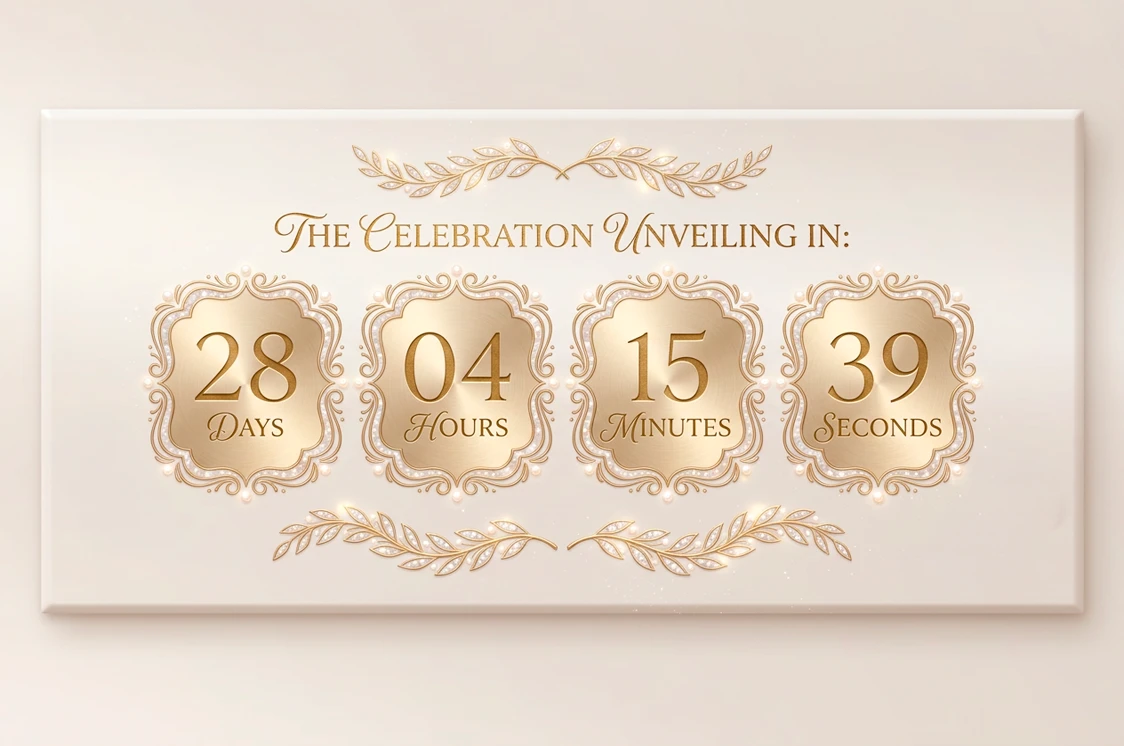
#> input picture design-source/wedding-psd-01/extracted/decor/countdown-timer.webp, 1124 x 746 px, found by its file name
$ python clear_timer_digits.py
#> lines starting #> are read from the running program, lines starting #| are printed output that depends on the picture
"""Clear baked gold digits by filling each plaque's inner oval with sampled metal."""
from __future__ import annotations

from pathlib import Path

from PIL import Image, ImageDraw, ImageFilter

ROOT = Path(__file__).resolve().parents[1]
PUBLIC = Path(r"d:\Projects\Invitation\marasim\public\assets\invitations\psd-wedding-01")


def log(msg: str) -> None:
    print(msg.encode("ascii", "replace").decode(), flush=True)


def sample_ring(img: Image.Image, cx: float, cy: float, rx: float, ry: float) -> tuple[int, int, int]:
    px = img.load()
    w, h = img.size
    acc = [0, 0, 0]
    n = 0
    for y in range(max(0, int(cy - ry * 1.25)), min(h, int(cy + ry * 1.25))):
        for x in range(max(0, int(cx - rx * 1.25)), min(w, int(cx + rx * 1.25))):
            dx = (x - cx) / rx
            dy = (y - cy) / ry
            d = dx * dx + dy * dy
            if 1.05 <= d <= 1.55:
                r, g, b, _a = px[x, y]
                acc[0] += r
                acc[1] += g
                acc[2] += b
                n += 1
    if n == 0:
        return (198, 168, 98)
    return (acc[0] // n, acc[1] // n, acc[2] // n)


def fill_oval(img: Image.Image, cx: float, cy: float, rx: float, ry: float, color: tuple[int, int, int]) -> None:
    overlay = Image.new("RGBA", img.size, (0, 0, 0, 0))
    draw = ImageDraw.Draw(overlay)
    box = [cx - rx, cy - ry, cx + rx, cy + ry]
    # slightly darker at bottom to keep brushed-metal feel
    light = tuple(min(255, int(c * 1.06)) for c in color)
    dark = tuple(max(0, int(c * 0.92)) for c in color)
    steps = 18
    for i in range(steps):
        t = i / (steps - 1)
        r = rx * (1 - t * 0.08)
        s = ry * (1 - t * 0.08)
        tone = tuple(int(light[k] * (1 - t) + dark[k] * t) for k in range(3))
        draw.ellipse([cx - r, cy - s, cx + r, cy + s], fill=(*tone, 255))
    overlay = overlay.filter(ImageFilter.GaussianBlur(radius=1.1))
    img.alpha_composite(overlay)


def main() -> int:
    src = PUBLIC / "decor" / "countdown-timer.webp"
    img = Image.open(src).convert("RGBA")
    w, h = img.size
#> w = 1124; h = 746
    log(f"timer {w}x{h}")
    # Four plaque centers from the cream/gold banner layout
    centers = [0.193, 0.397, 0.601, 0.805]
    cy = h * 0.485
#> cy = 361.8
    rx = w * 0.062
#> rx = 69.69
    ry = h * 0.078
#> ry = 58.19
    for fx in centers:
        cx = w * fx
        color = sample_ring(img, cx, cy, rx, ry)
        log(f"  plaque x={fx:.3f} gold={color}")
        fill_oval(img, cx, cy, rx, ry, color)
#> this loop made 4 passes
#> (color, light in fill_oval, dark in fill_oval) on passes 1 to 4: ((219, 194, 164), (232, 205, 173), (201, 178, 150)), ((217, 190, 157), (230, 201, 166), (199, 174, 144)), ((221, 195, 163), (234, 206, 172), (203, 179, 149)), ((226, 203, 175), (239, 215, 185), (207, 186, 161))
#> pass 1, in fill_oval, `overlay = overlay.filter(ImageFilter.GaussianBlur(radius=1.1))`:
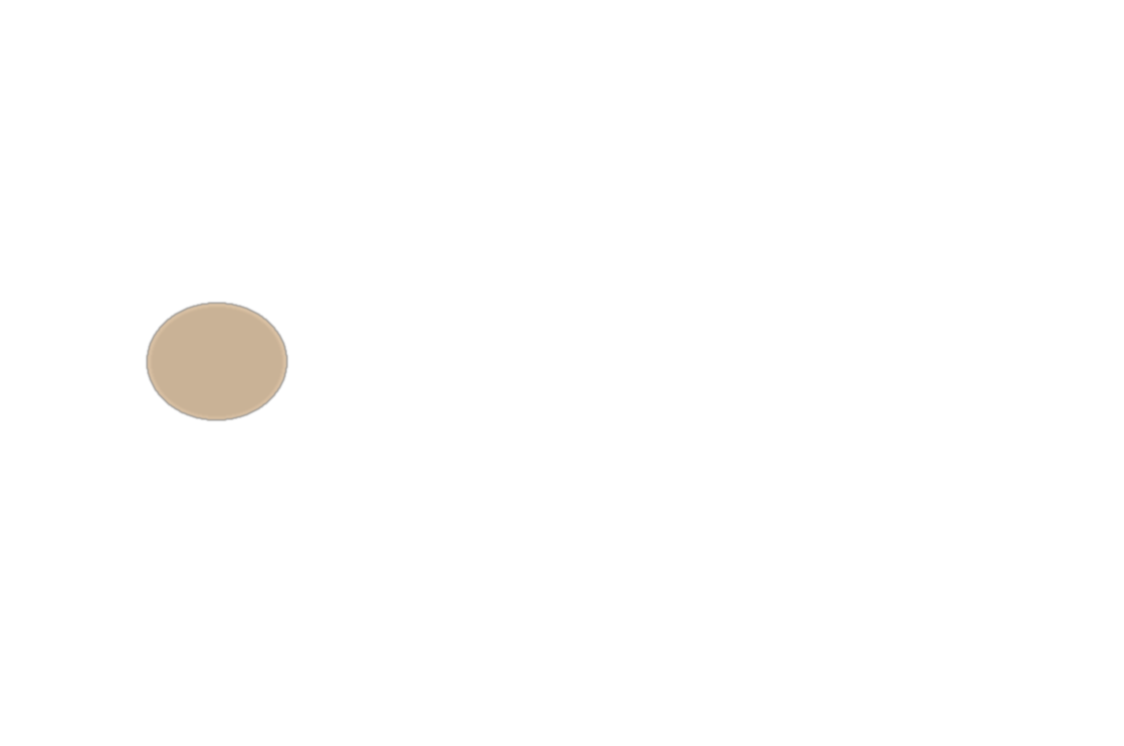
#> overlay: PIL image 1124x746 RGBA; mean R, G, B, A 3.1, 2.8, 2.3, 3.9; transparent parts drawn white
#> pass 2, in fill_oval (call 2), `overlay = overlay.filter(ImageFilter.GaussianBlur(radius=1.1))`:
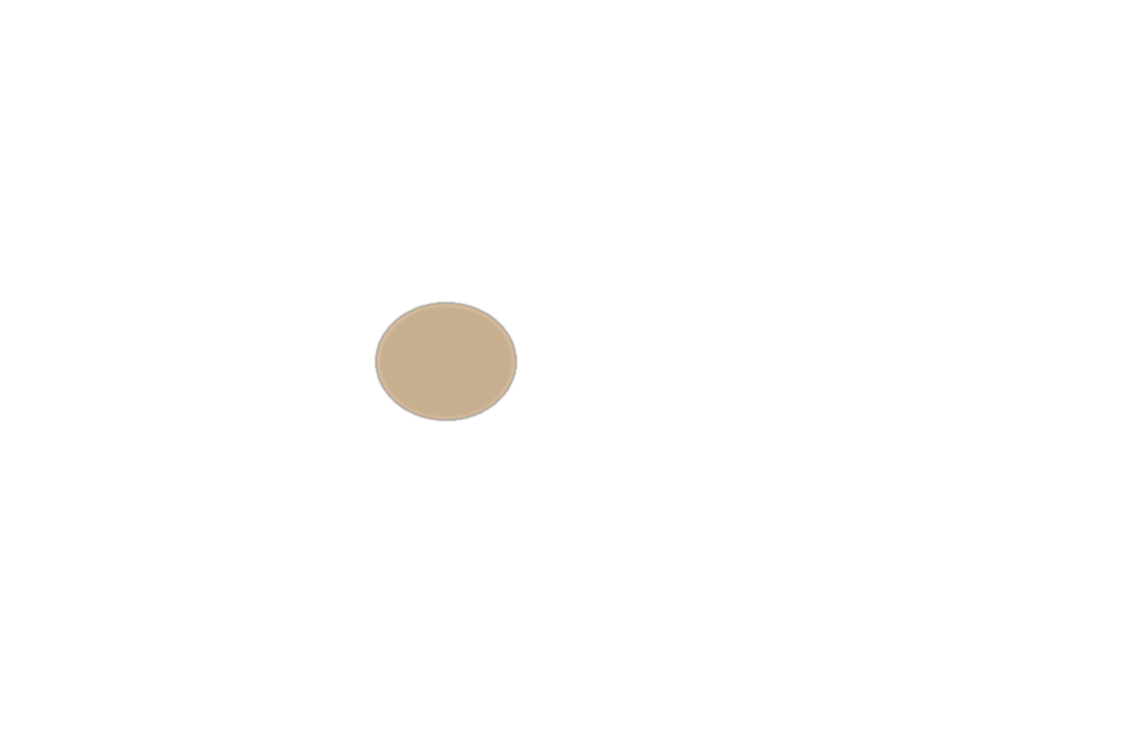
#> overlay: PIL image 1124x746 RGBA; mean R, G, B, A 3.1, 2.7, 2.2, 3.9; transparent parts drawn white
#> pass 3, in fill_oval (call 3), `overlay = overlay.filter(ImageFilter.GaussianBlur(radius=1.1))`:
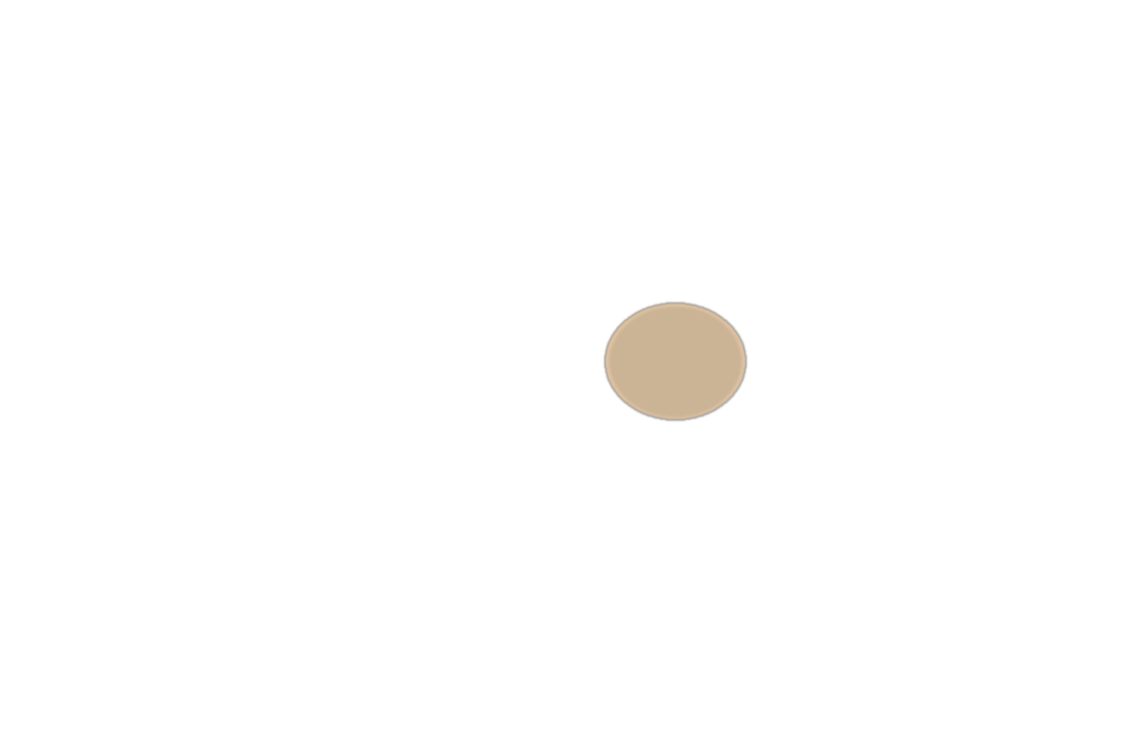
#> overlay: PIL image 1124x746 RGBA; mean R, G, B, A 3.2, 2.8, 2.3, 3.9; transparent parts drawn white
#> after the loop:
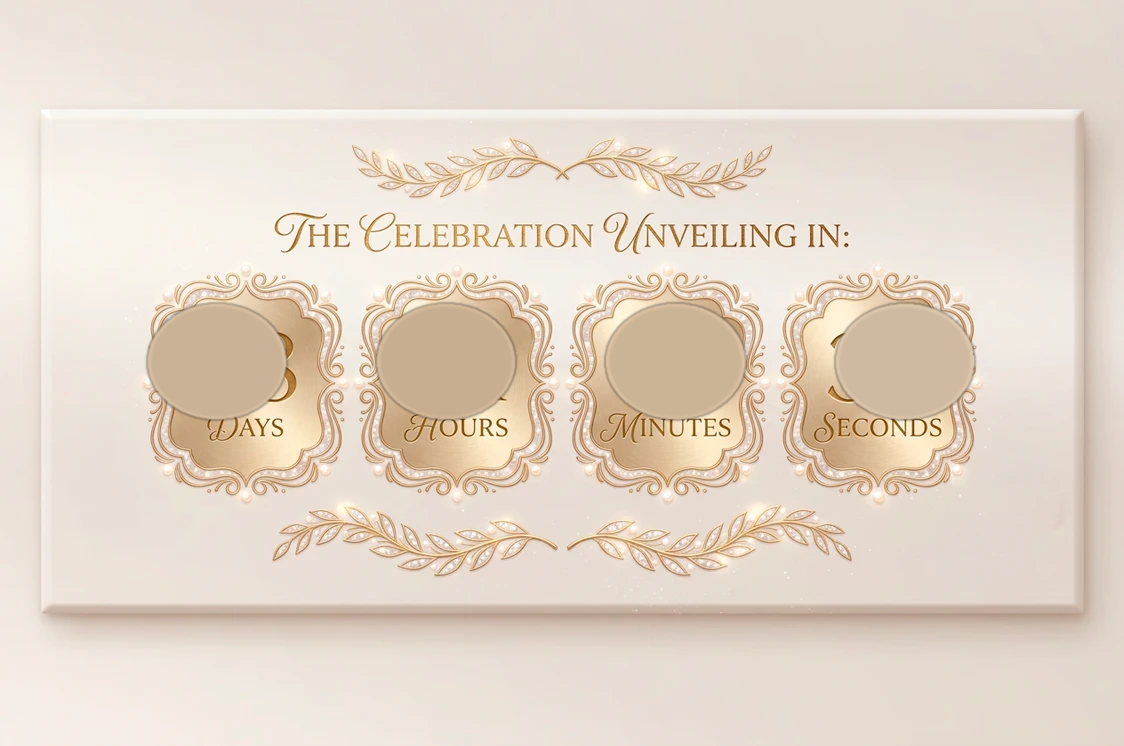
#> img: PIL image 1124x746 RGBA; mean R, G, B, A 229, 215.6, 201.9, 255
    dests = [
        PUBLIC / "decor" / "countdown-timer.webp",
        ROOT / "extracted" / "decor" / "countdown-timer.webp",
    ]
    for dest in dests:
        img.save(dest, "WEBP", quality=94, method=4)
        log(f"saved {dest.name}")
    return 0


if __name__ == "__main__":
    raise SystemExit(main())
#> (the program exits here)
